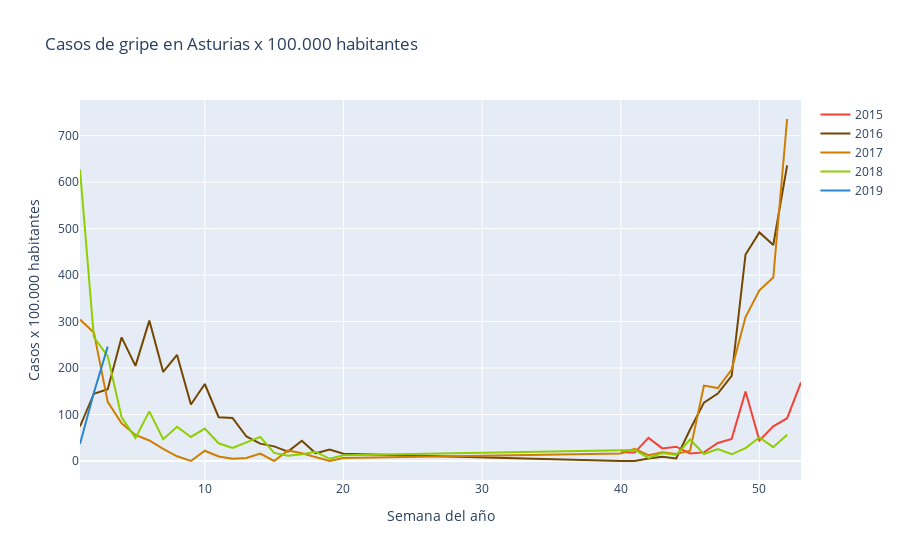

This figure's notebook cell:
### Markdown cell above
##### Asturias

### Code cell
asturias_15 = go.Scatter(x= asturias_2015['Semana'] , y= asturias_2015['Asturias'] , name= '2015' , mode= 'lines' , marker= dict(color= '#f44336'))
asturias_16 = go.Scatter(x= asturias_2016['Semana'] , y= asturias_2016['Asturias'] , name= '2016' , mode= 'lines' , marker= dict(color= '#744700'))
asturias_17 = go.Scatter(x= asturias_2017['Semana'] , y= asturias_2017['Asturias'] , name= '2017' , mode= 'lines' , marker= dict(color= '#ce7e00'))
asturias_18 = go.Scatter(x= asturias_2018['Semana'] , y= asturias_2018['Asturias'] , name= '2018' , mode= 'lines' , marker= dict(color= '#8fce00'))
asturias_19 = go.Scatter(x= asturias_2019['Semana'] , y= asturias_2019['Asturias'] , name= '2019' , mode= 'lines' , marker= dict(color= '#2986cc'))

data = [asturias_15 , asturias_16 , asturias_17 , asturias_18 , asturias_19]
layout = dict(title= 'Casos de gripe en Asturias x 100.000 habitantes' , xaxis=dict(title= 'Semana del año') , yaxis= dict(title= 'Casos x 100.000 habitantes'))

fig_asturias = go.Figure(data= data , layout= layout)

iplot(fig_asturias)

### Figure 1 — Plotly figure (JSON) as saved in the notebook; plotly's stock layout.template omitted (floating-point values rounded to 4 significant figures)
{"data": [{"marker": {"color": "#f44336"}, "mode": "lines", "name": "2015", "type": "scatter", "x": [40, 41, 42, 43, 44, 45, 46, 47, 48, 49, 50, 51, 52, 53], "y": [19.03, 18.04, 49.68, 27.06, 30.79, 16.35, 18.54, 38.89, 47.63, 149.5, 44.17, 74.64, 92.02, 168.9]}, {"marker": {"color": "#744700"}, "mode": "lines", "name": "2016", "type": "scatter", "x": [1, 2, 3, 4, 5, 6, 7, 8, 9, 10, 11, 12, 13, 14, 15, 16, 17, 18, 19, 20, 40, 41, 42, 43, 44, 45, 46, 47, 48, 49, 50, 51, 52], "y": [74.25, 144.7, 154.3, 266.0, 204.6, 302.1, 191.5, 228.2, 121.5, 165.7, 94.23, 92.54, 52.73, 37.41, 31.43, 20.24, 43.52, 16.58, 24.89, 15.44, 0, 0, 5.21, 9.3, 5.49, 67.73, 125.7, 145.2, 183.1, 444.3, 491.8, 464.7, 635.8]}, {"marker": {"color": "#ce7e00"}, "mode": "lines", "name": "2017", "type": "scatter", "x": [1, 2, 3, 4, 5, 6, 7, 8, 9, 10, 11, 12, 13, 14, 15, 16, 17, 18, 19, 20, 40, 41, 42, 43, 44, 45, 46, 47, 48, 49, 50, 51, 52], "y": [304.4, 276.6, 127.3, 80.97, 55.94, 44.09, 25.87, 10.11, 0, 22.13, 9.66, 4.95, 6.39, 16.11, 0, 22.79, 16.79, 8.29, 0, 6.57, 16.04, 25.99, 12.6, 18.96, 15.31, 22.28, 162.3, 156.8, 196.8, 309.6, 367.3, 394.6, 735.7]}, {"marker": {"color": "#8fce00"}, "mode": "lines", "name": "2018", "type": "scatter", "x": [1, 2, 3, 4, 5, 6, 7, 8, 9, 10, 11, 12, 14, 15, 16, 17, 18, 19, 20, 40, 41, 42, 43, 44, 45, 46, 47, 48, 49, 50, 51, 52], "y": [627.3, 266.3, 225.7, 93.98, 49.62, 106.8, 46.98, 73.76, 51.69, 69.81, 38.14, 27.9, 51.94, 17.5, 11.15, 14.51, 19.75, 4.8, 12.46, 24.51, 23.89, 6.49, 17.13, 13.3, 46.27, 14.98, 25.82, 14.44, 27.81, 50.52, 29.74, 56.45]}, {"marker": {"color": "#2986cc"}, "mode": "lines", "name": "2019", "type": "scatter", "x": [1, 2, 3], "y": [36.56, 147.0, 246.1]}], "layout": {"title": {"text": "Casos de gripe en Asturias x 100.000 habitantes"}, "xaxis": {"title": {"text": "Semana del año"}}, "yaxis": {"title": {"text": "Casos x 100.000 habitantes"}}}}
